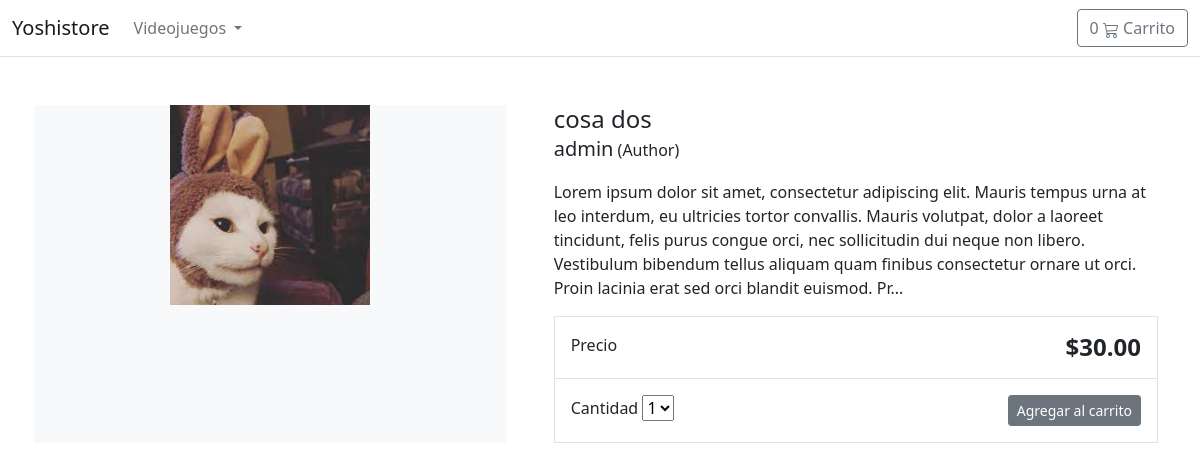
Page /cosa-dos/ on the committed database.
### yoshistore/models.py (models this page shows, shortened)
class Product(models.Model):
    category = models.ForeignKey(Category, related_name='product', on_delete=models.CASCADE)
    created_by = models.ForeignKey(User, on_delete=models.CASCADE, related_name='product_creator')
    title = models.CharField(max_length=200)
    author = models.CharField(max_length=200, default='admin')
    description = models.TextField(blank=True)
    image = models.ImageField(upload_to='images/')
    slug = models.SlugField(max_length=255)
    price = models.DecimalField(max_digits=4, decimal_places=2)
    in_stock =  models.BooleanField(default=True)
    is_active = models.BooleanField(default=True)
    created =  models.DateTimeField(auto_now_add=True)
    update = models.DateTimeField(auto_now=True)
    objects = models.Manager()
    products = ProductManager()
    class Meta:
        verbose_name_plural = 'Products'
        ordering = ('-created',)

### yoshistore/views.py (the view)
# urls.py: path('<slug:slug>/', views.detail_products, name='detail_product'),
def detail_products(request, slug):
    product = get_object_or_404(Product, slug=slug, in_stock=True)
    return render(request, 'detail.html', { 'product' : product })

### yoshistore/context_processors.py (called while the page is built)
def categories(request):
    return {
        'categories' : Category.objects.all()
    }

### yoshistore/models.py (called while the page is built)
    def get_absolute_url(self):
        return reverse('yoshistore:list_category', args=[self.slug])

### yoshistore/templates/detail.html (shortened to what this page needs)
{% extends "./base.html" %}
{% load static %}
{% block content %}
<div class="container">
    <main class="pt-5">
        <div class="row g-3">
            <div class="col-md-5 col-lg-5 order-md-first bg-light">
                <img class="img-fluid mx-auto d-block" width="200px" alt="Responsive image" src="{{ product.image.url }}">
            </div>
            <div class="col-md-7 col-lg-7 ps-md-3 ps-lg-5">
                <h1 class="mb-0 h4">{{ product.title }}</h1>
                <p><span class="lead">{{ product.author }}</span> (Author)</p>
                <p>{{ product.description|slice:":355" }}...</p>
                <div class="border">
                    <div class="col border-bottom">
                        <div class="row p-3">
                            <div class="col-6">Precio</div>
                            <div class="col-6 text-end"><span class="h4 fw-bold">${{ product.price }}</span></div>
                        </div>
                    </div>
                    <div class="col">
                        <div class="row p-3">
                            <div class="col-6">
                                <label for="select">Cantidad</label>
                                <select id="select">
                                    <option value="1">1</option>
                                </select>
                            </div>
                            <div class="col-6 text-end">
                                <button type="button" id="add-button" value="{{product.id}}" class="btn btn-secondary btn-sm">
                                    Agregar al carrito</button>
                            </div>
                        </div>
                    </div>
                </div>
            </div>
        </div>
    </main>
</div>
{% endblock %}

### rows in the picture
Product: image (picture), title "cosa dos", author "admin", description "Lorem ipsum dolor sit amet, consectetur adipiscing elit. Mauris tempus urna at leo interdum, eu ultricies tortor convallis. Mauris volutpat, dolor a laoreet tincidunt, felis purus congue orci, nec sollicitudin dui neque non libero. Vestibulum bibendum tellus aliquam quam finibus consectetur ornare ut orci. Proin lacinia erat sed orci blandit euismod. Pr", price "30.00"
